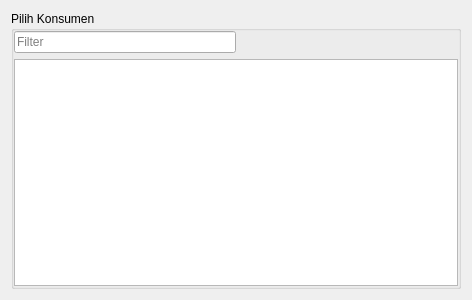
<?xml version="1.0" encoding="UTF-8"?>
<ui version="4.0">
 <class>KonsumenPickerDialog</class>
 <widget class="QDialog" name="KonsumenPickerDialog">
  <property name="geometry">
   <rect>
    <x>0</x>
    <y>0</y>
    <width>472</width>
    <height>300</height>
   </rect>
  </property>
  <property name="windowTitle">
   <string>Pilih Konsumen</string>
  </property>
  <layout class="QHBoxLayout" name="horizontalLayout_2">
   <item>
    <widget class="QGroupBox" name="groupBox">
     <property name="title">
      <string>Pilih Konsumen</string>
     </property>
     <layout class="QVBoxLayout" name="verticalLayout">
      <property name="leftMargin">
       <number>0</number>
      </property>
      <property name="topMargin">
       <number>0</number>
      </property>
      <property name="rightMargin">
       <number>0</number>
      </property>
      <property name="bottomMargin">
       <number>0</number>
      </property>
      <item>
       <layout class="QHBoxLayout" name="horizontalLayout">
        <item>
         <widget class="QLineEdit" name="lineEdit">
          <property name="placeholderText">
           <string>Filter</string>
          </property>
         </widget>
        </item>
        <item>
         <spacer name="horizontalSpacer">
          <property name="orientation">
           <enum>Qt::Orientation::Horizontal</enum>
          </property>
          <property name="sizeHint" stdset="0">
           <size>
            <width>40</width>
            <height>20</height>
           </size>
          </property>
         </spacer>
        </item>
       </layout>
      </item>
      <item>
       <widget class="QTableView" name="konsumenView"/>
      </item>
     </layout>
    </widget>
   </item>
  </layout>
 </widget>
 <resources/>
 <connections/>
</ui>
